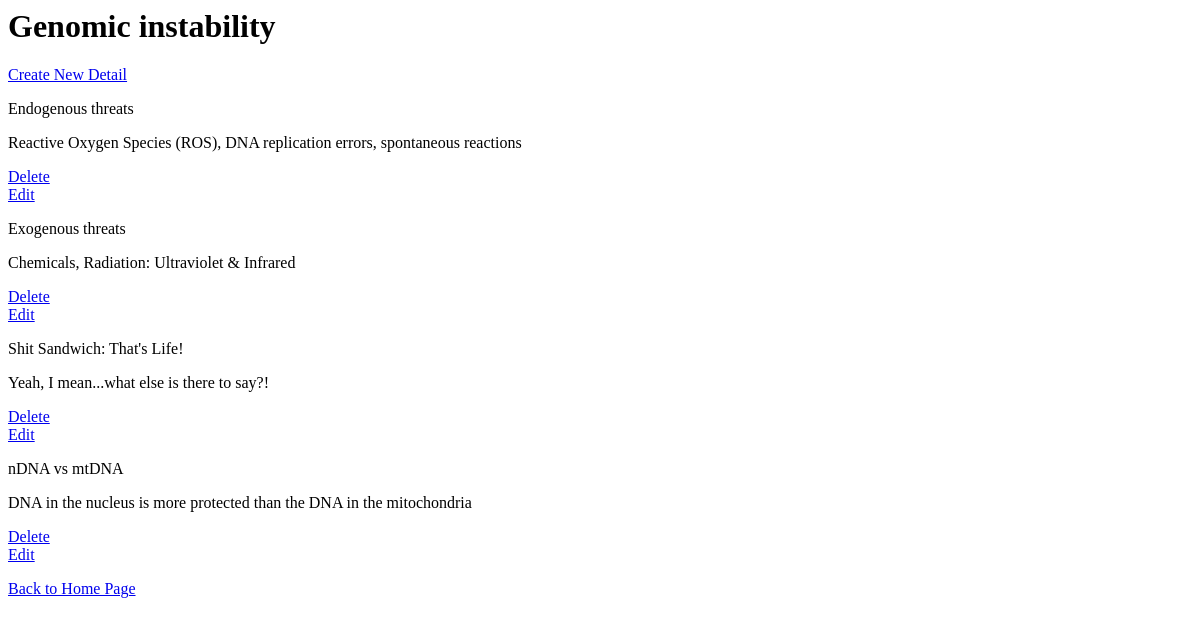
The app's page /aging_hallmarks/1/hallmark_details, older data.
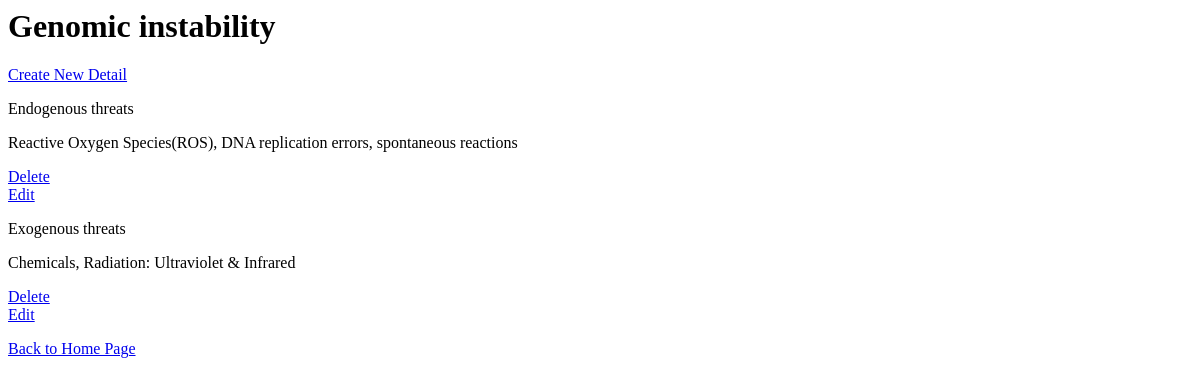
The same page, newer data.
### db_setup.py (models this page shows, shortened)
class HallmarkDetails(Base):
    __tablename__ = 'hallmark_details'
    id = Column(Integer, primary_key = True)
    name = Column(String(100), nullable=False)
    description = Column(String(500))
    references = Column(String(250))
    hallmark_id = Column(Integer, ForeignKey('aging_hallmark.id'))
    aging_hallmark = relationship(AgingHallmark)

### app.py (the view)
@app.route('/aging_hallmarks/<int:hallmark_id>/hallmark_details')
def details(hallmark_id):
    hallmark = session.query(AgingHallmark).filter_by(id=hallmark_id).one()
    details = session.query(HallmarkDetails).filter_by(
                    hallmark_id = hallmark_id).all()
    return render_template('details.html', details=details,
                    hallmark=hallmark,
                    hallmark_id = hallmark_id)

### templates/details.html (shortened to what this page needs)
<html><body>
<h1>{{hallmark.name}}</h1>
<a href = "{{url_for('newDetail', hallmark_id = hallmark.id)}}">Create New Detail</a></br>
{% for detail in details %}
<p>{{detail.name}}</p>
<p>{{detail.description}}</p>
    <p>
        <a href = "{{url_for('deleteDetail', hallmark_id = hallmark.id, detail_id = detail.id)}}">Delete</a>
        <a href = "{{url_for('editDetail', hallmark_id = hallmark.id, detail_id = detail.id)}}">Edit</a>
    </p>
{% endfor %}
<p><a href = "{{url_for('agingHallmarks')}}"> Back to Home Page</a></p>
</body>
</html>

Row changes from the older to the newer data that the page shows:
removed HallmarkDetails: name "Shit Sandwich: That's Life!", description "Yeah, I mean...what else is there to say?!"
removed HallmarkDetails: name "nDNA vs mtDNA", description "DNA in the nucleus is more protected than the DNA in the mitochondria"
changed HallmarkDetails "Endogenous threats": description "Reactive Oxygen Species (ROS), DNA replication errors, spontaneous reactions" → "Reactive Oxygen Species(ROS), DNA replication errors, spontaneous reactions"
